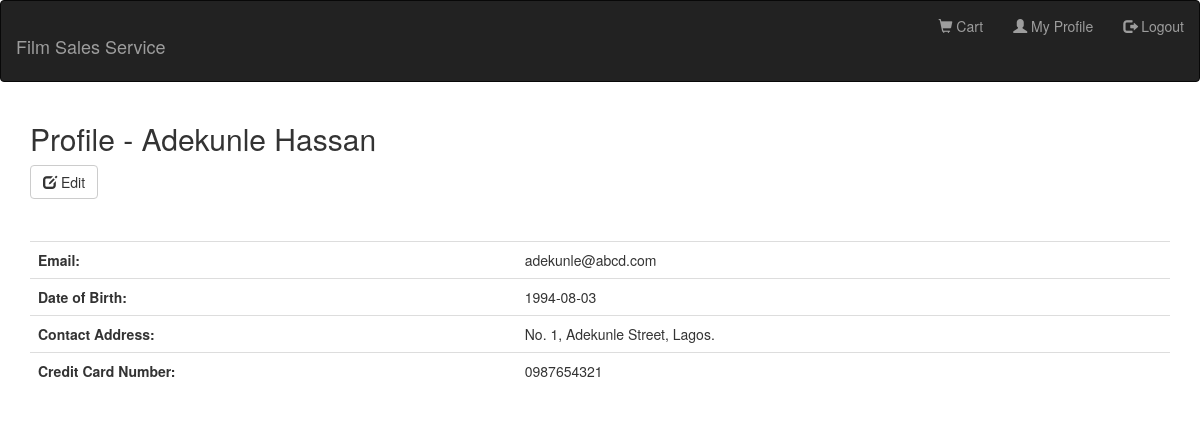
Page /view-customer-profile.php (signed in) on the committed database.
### tables this page shows
CREATE TABLE customers (
    customer_email VARCHAR(100),
    customer_password VARCHAR(100),
    customer_firstname VARCHAR(100),
    customer_lastname VARCHAR(100),
    customer_date_of_birth DATE,
    customer_address VARCHAR(200),
    customer_credit_card_number VARCHAR(100),
    PRIMARY KEY (customer_email)
);

### includes/session-utilities.php (called while the page is built, shortened)
<?php
function getIdOfLoggedInCustomer()
{
    return $_SESSION['logged_in_customer_id'];
}
?>

### includes/database-utilities.php (called while the page is built, shortened)
<?php
$databaseHandle = mysqli_connect('localhost', 'root', '', 'film_sales_database') or die('Unable to establish database connection.');
function getDetailsOfLoggedInCustomer()
{
    return getCustomerInDatabase(getIdOfLoggedInCustomer());
}
function getCustomerInDatabase($customerId)
{
    global $databaseHandle;
    $query = 'SELECT * FROM customers WHERE customer_email = "' . mysqli_real_escape_string($databaseHandle, $customerId) . '"';
    return getSingleRowOfResult($databaseHandle, $query);
}
function getSingleRowOfResult($databaseHandle, $query)
{
    global $databaseHandle;
    $result = mysqli_query($databaseHandle, $query);
    if ($result == NULL || mysqli_num_rows($result) == 0) {
        return NULL;
    }
    else {
        return mysqli_fetch_assoc($result);
    }
}
?>

### view-customer-profile.php (the view, shortened to what this page needs)
<?php
require_once 'includes/header.php';
$profileDetails = getDetailsOfLoggedInCustomer();
?>
<div class="container">
    <div class="margin-bottom-large">
        <h2>Profile - <?php echo $profileDetails['customer_firstname'] . ' ' . $profileDetails['customer_lastname'] ?></h2>
        <a href="edit-customer-profile.php" class="btn btn-default"><span class="glyphicon glyphicon-edit"></span> Edit</a>
    </div>
    <table class="table">
        <tr>
            <th>Email:</th>
            <td><?php echo $profileDetails['customer_email'] ?></td>
        </tr>
        <tr>
            <th>Date of Birth:</th>
            <td><?php echo $profileDetails['customer_date_of_birth'] ?></td>
        </tr>
        <tr>
            <th>Contact Address:</th>
            <td><?php echo $profileDetails['customer_address'] ?></td>
        </tr>
        <tr>
            <th>Credit Card Number:</th>
            <td><?php echo $profileDetails['customer_credit_card_number'] ?></td>
        </tr>
    </table>
</div>
<?php
require_once 'includes/footer.php';
?>

### stylesheets/style.css (style rules this page uses)
.margin-bottom-large { margin-bottom: 3em; }

### rows in the picture
customers: customer_firstname "Adekunle", customer_lastname "Hassan", customer_email "adekunle@abcd.com", customer_date_of_birth "1994-08-03", customer_address "No. 1, Adekunle Street, Lagos.", customer_credit_card_number "0987654321"
